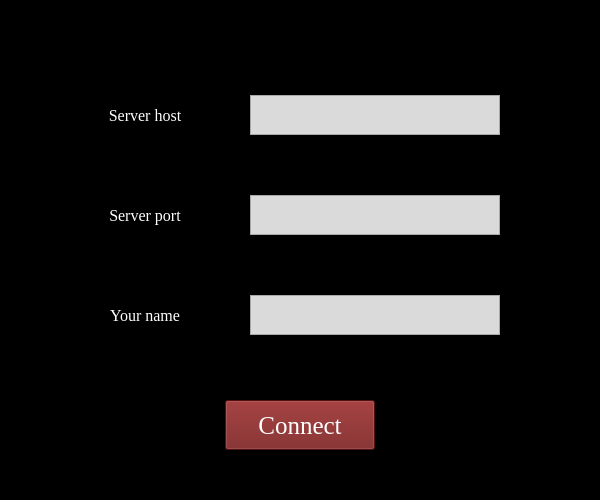
<?xml version="1.0" encoding="UTF-8"?>
<ui version="4.0">
 <class>Connection</class>
 <widget class="QMainWindow" name="Connection">
  <property name="geometry">
   <rect>
    <x>0</x>
    <y>0</y>
    <width>600</width>
    <height>500</height>
   </rect>
  </property>
  <property name="windowTitle">
   <string>Chatik</string>
  </property>
  <property name="styleSheet">
   <string notr="true">background-color: rgb(0, 0, 0);</string>
  </property>
  <widget class="QWidget" name="centralwidget">
   <widget class="QLabel" name="HostLabel">
    <property name="geometry">
     <rect>
      <x>100</x>
      <y>100</y>
      <width>90</width>
      <height>30</height>
     </rect>
    </property>
    <property name="font">
     <font>
      <family>Georgia</family>
      <pointsize>12</pointsize>
     </font>
    </property>
    <property name="styleSheet">
     <string notr="true">color: rgb(255, 255, 255);</string>
    </property>
    <property name="text">
     <string>Server host</string>
    </property>
    <property name="alignment">
     <set>Qt::AlignCenter</set>
    </property>
   </widget>
   <widget class="QLabel" name="PortLabel">
    <property name="geometry">
     <rect>
      <x>100</x>
      <y>200</y>
      <width>90</width>
      <height>30</height>
     </rect>
    </property>
    <property name="font">
     <font>
      <family>Georgia</family>
      <pointsize>12</pointsize>
     </font>
    </property>
    <property name="styleSheet">
     <string notr="true">color: rgb(255, 255, 255);</string>
    </property>
    <property name="text">
     <string>Server port</string>
    </property>
    <property name="alignment">
     <set>Qt::AlignCenter</set>
    </property>
   </widget>
   <widget class="QLabel" name="NameLabel">
    <property name="geometry">
     <rect>
      <x>100</x>
      <y>300</y>
      <width>90</width>
      <height>30</height>
     </rect>
    </property>
    <property name="font">
     <font>
      <family>Georgia</family>
      <pointsize>12</pointsize>
     </font>
    </property>
    <property name="styleSheet">
     <string notr="true">color: rgb(255, 255, 255);</string>
    </property>
    <property name="text">
     <string>Your name</string>
    </property>
    <property name="alignment">
     <set>Qt::AlignCenter</set>
    </property>
   </widget>
   <widget class="QTextEdit" name="HostTextEdit">
    <property name="geometry">
     <rect>
      <x>250</x>
      <y>95</y>
      <width>250</width>
      <height>40</height>
     </rect>
    </property>
    <property name="styleSheet">
     <string notr="true">background-color: rgb(218, 218, 218);</string>
    </property>
   </widget>
   <widget class="QTextEdit" name="PortTextEdit">
    <property name="geometry">
     <rect>
      <x>250</x>
      <y>195</y>
      <width>250</width>
      <height>40</height>
     </rect>
    </property>
    <property name="styleSheet">
     <string notr="true">background-color: rgb(218, 218, 218);</string>
    </property>
   </widget>
   <widget class="QTextEdit" name="NameTextEdit">
    <property name="geometry">
     <rect>
      <x>250</x>
      <y>295</y>
      <width>250</width>
      <height>40</height>
     </rect>
    </property>
    <property name="styleSheet">
     <string notr="true">background-color: rgb(218, 218, 218);</string>
    </property>
   </widget>
   <widget class="QPushButton" name="ConnectPushButton">
    <property name="geometry">
     <rect>
      <x>225</x>
      <y>400</y>
      <width>150</width>
      <height>50</height>
     </rect>
    </property>
    <property name="font">
     <font>
      <family>Georgia</family>
      <pointsize>19</pointsize>
     </font>
    </property>
    <property name="layoutDirection">
     <enum>Qt::LeftToRight</enum>
    </property>
    <property name="styleSheet">
     <string notr="true">color: rgb(255, 255, 255);
background-color: rgb(117, 23, 23);</string>
    </property>
    <property name="text">
     <string>Connect</string>
    </property>
   </widget>
  </widget>
 </widget>
 <resources/>
 <connections/>
</ui>
